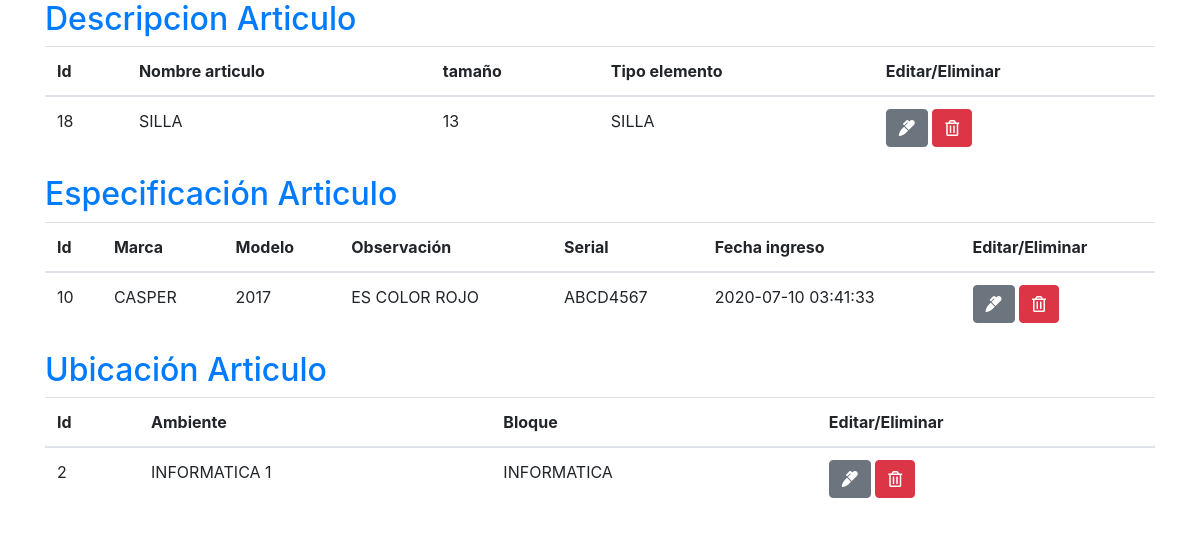
Screenshot of /descripcionar.php with the database file from the repository.
### tables this page shows
CREATE TABLE `descripcion1` (
  `id_descripcion` int(11) NOT NULL,
  `nombre_art` varchar(20) NOT NULL,
  `tamaño` varchar(20) NOT NULL,
  `tipo_elemento` varchar(30) NOT NULL,
  `codigo_art` int(11) NOT NULL
);

CREATE TABLE `especificacion` (
  `id_e` int(11) NOT NULL,
  `marca` varchar(30) NOT NULL,
  `modelo` varchar(30) NOT NULL,
  `observacion` text NOT NULL,
  `serial` varchar(30) NOT NULL,
  `fecha_re` timestamp NOT NULL DEFAULT current_timestamp() ON UPDATE current_timestamp(),
  `codigo_art` int(11) NOT NULL
);

CREATE TABLE `ubicacion` (
  `id_u` int(11) NOT NULL,
  `ambiente` varchar(30) NOT NULL,
  `bloque` varchar(30) NOT NULL,
  `codigo_art` int(11) NOT NULL
);

### descripcionar.php (the view, shortened to what this page needs)
<!DOCTYPE html>
<html lang="en">
<head>
    <link rel="stylesheet"
    href="https://use.fontawesome.com/releases/v5.6.3/css/all.css">
     <link rel="stylesheet" href="https://stackpath.bootstrapcdn.com/bootstrap/4.4.1/css/bootstrap.min.css">
</head>
<body>
<div class="container">
        <div class="menu">
            <a href="inicioadmin.php" style="text-decoration:none; font-size:30px;"><h2>Descripcion Articulo</h2></a>
        </div>
        <div class="descrip">
        <table class="table table-border ">
                <thead>
                    <tr>
                        <th>Id</th>
                        <th>Nombre articulo</th>
                        <th>tamaño</th>
                        <th>Tipo elemento</th>
                        <th>Editar/Eliminar</th>
                        <tbody>
                            <?php
                            $query = "SELECT * FROM descripcion1 ";
                            $q = mysqli_query($conexion, $query);
                            while($fila=mysqli_fetch_array($q)){ ?>
                            <tr>
                                <td><?php echo $fila['id_descripcion'] ?></td>
                                <td><?php echo $fila['nombre_art'] ?></td>
                                <td><?php echo $fila['tamaño'] ?></td>
                                <td><?php echo $fila['tipo_elemento'] ?></td>
                                <td>
                                    <a href=" crud/editar.php?id=<?php echo $fila['idinfo']?>" class="btn btn-secondary">
                                        <i class="fas fa-marker"></i>
                                    </a>
                                    <a href=" crud/eliminarinfo.php?id=<?php echo $fila['idinfo']?>" class="btn btn-danger" onclick="return ConfirmDelete()">
                                        <i class="far fa-trash-alt"></i>
                                    </a>
                                </td>
                            </tr>
                            <?php } ?>
                        </tbody>
                    </tr>
                </thead>
            </table>
            <a href="inicioadmin.php" style="text-decoration:none; font-size:30px;"><h2>Especificación Articulo</h2></a>
            <table class="table table-border ">
                <thead>
                    <tr>
                        <th>Id</th>
                        <th>Marca</th>
                        <th>Modelo</th>
                        <th>Observación</th>
                        <th>Serial</th>
                        <th>Fecha ingreso</th>
                        <th>Editar/Eliminar</th>
                        <tbody>
                            <?php
                            $query = "SELECT * FROM especificacion ";
                            $q = mysqli_query($conexion, $query);
                            while($fila=mysqli_fetch_array($q)){ ?>
                            <tr>
                                <td><?php echo $fila['id_e'] ?></td>
                                <td><?php echo $fila['marca'] ?></td>
                                <td><?php echo $fila['modelo'] ?></td>
                                <td><?php echo $fila['observacion'] ?></td>
                                <td><?php echo $fila['serial'] ?></td>
                                <td><?php echo $fila['fecha_re'] ?></td>
                                <td>
                                    <a href=" crud/editar.php?id=<?php echo $fila['idinfo']?>" class="btn btn-secondary">
                                        <i class="fas fa-marker"></i>
                                    </a>
                                    <a href=" crud/eliminarinfo.php?id=<?php echo $fila['idinfo']?>" class="btn btn-danger" onclick="return ConfirmDelete()">
                                        <i class="far fa-trash-alt"></i>
                                    </a>
                                </td>
                            </tr>
                            <?php } ?>
                        </tbody>
                    </tr>
                </thead>
            </table>
            <a href="inicioadmin.php" style="text-decoration:none; font-size:30px;"><h2>Ubicación Articulo</h2></a>
            <table class="table table-border ">
                <thead>
                    <tr>
                        <th>Id</th>
                        <th>Ambiente</th>
                        <th>Bloque</th>
                        <th>Editar/Eliminar</th>
                        <tbody>
                            <?php
                            $query = "SELECT * FROM ubicacion";
                            $q = mysqli_query($conexion, $query);
                            while($fila=mysqli_fetch_array($q)){ ?>
                            <tr>
                                <td><?php echo $fila['id_u'] ?></td>
                                <td><?php echo $fila['ambiente'] ?></td>
                                <td><?php echo $fila['bloque'] ?></td>
                                <td>
                                    <a href=" crud/editar.php?id=<?php echo $fila['idinfo']?>" class="btn btn-secondary">
                                        <i class="fas fa-marker"></i>
                                    </a>
                                    <a href=" crud/eliminarinfo.php?id=<?php echo $fila['idinfo']?>" class="btn btn-danger" onclick="return ConfirmDelete()">
                                        <i class="far fa-trash-alt"></i>
                                    </a>
                                </td>
                            </tr>
                            <?php } ?>
                        </tbody>
                    </tr>
                </thead>
            </table>
        </div>
</body>
</html>

### rows the page displays
descripcion1: id_descripcion "18", nombre_art "SILLA", tamaño "13", tipo_elemento "SILLA"
especificacion: id_e "10", marca "CASPER", modelo "2017", observacion "ES COLOR ROJO", serial "ABCD4567", fecha_re "2020-07-10 03:41:33"
ubicacion: id_u "2", ambiente "INFORMATICA 1", bloque "INFORMATICA"
